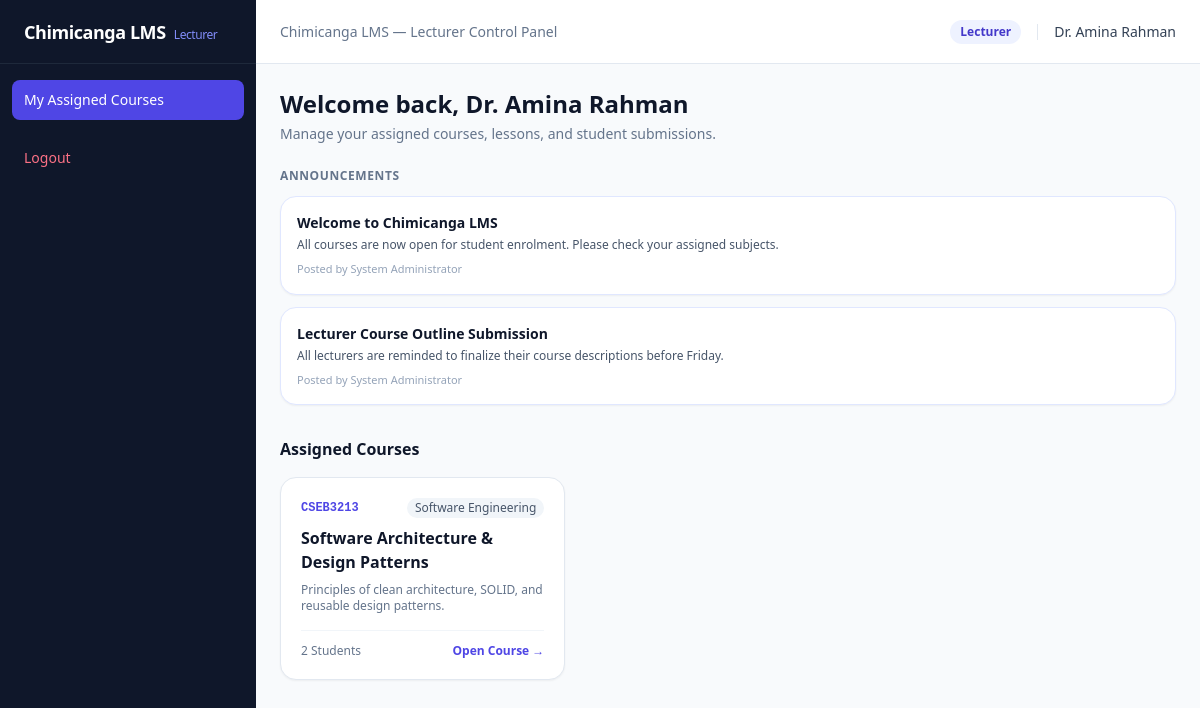
Page /index.php (signed in) on the earlier database version.
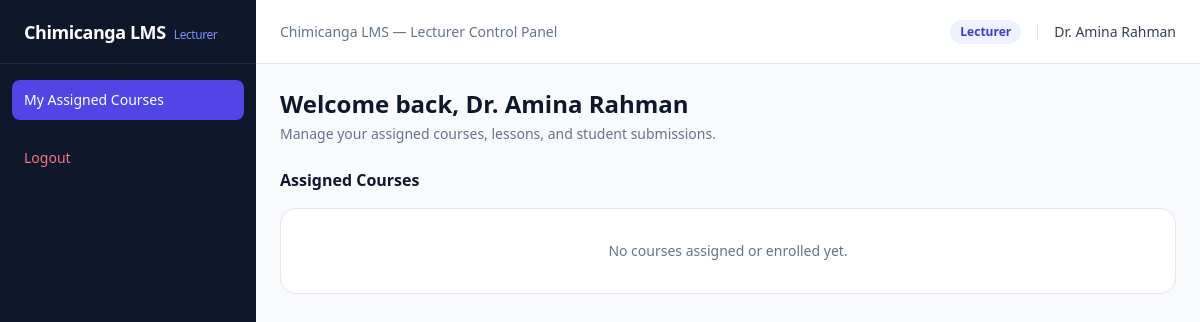
Same page on the later database version.
### tables this page shows
CREATE TABLE `announcements` (
  `announcement_id` INT UNSIGNED AUTO_INCREMENT PRIMARY KEY,
  `created_by` INT UNSIGNED NOT NULL,
  `title` VARCHAR(180) NOT NULL,
  `body` TEXT NOT NULL,
  `target_role` ENUM('all', 'student', 'lecturer') NOT NULL DEFAULT 'all',
  `status` ENUM('draft', 'published') NOT NULL DEFAULT 'draft',
  `published_at` TIMESTAMP NULL,
  `created_at` TIMESTAMP DEFAULT CURRENT_TIMESTAMP,
  CONSTRAINT `fk_ann_user` FOREIGN KEY (`created_by`) REFERENCES `users`(`user_id`) ON DELETE CASCADE
);

CREATE TABLE `users` (
  `user_id` INT UNSIGNED AUTO_INCREMENT PRIMARY KEY,
  `staff_student_id` VARCHAR(30) NOT NULL UNIQUE,
  `full_name` VARCHAR(120) NOT NULL,
  `email` VARCHAR(150) NOT NULL UNIQUE,
  `password_hash` VARCHAR(255) NOT NULL,
  `role` ENUM('admin', 'lecturer', 'student') NOT NULL DEFAULT 'student',
  `department` VARCHAR(100) NULL,
  `phone` VARCHAR(30) NULL,
  `profile_photo` VARCHAR(255) NULL,
  `status` ENUM('active', 'inactive') NOT NULL DEFAULT 'active',
  `must_change_password` TINYINT(1) NOT NULL DEFAULT 0,
  `created_at` TIMESTAMP DEFAULT CURRENT_TIMESTAMP
);

CREATE TABLE `courses` (
  `course_id` INT UNSIGNED AUTO_INCREMENT PRIMARY KEY,
  `category_id` INT UNSIGNED NULL,
  `course_code` VARCHAR(25) NOT NULL UNIQUE,
  `title` VARCHAR(180) NOT NULL,
  `description` TEXT NULL,
  `credit_hours` TINYINT UNSIGNED NOT NULL DEFAULT 3,
  `status` ENUM('draft', 'published', 'archived') NOT NULL DEFAULT 'draft',
  `created_at` TIMESTAMP DEFAULT CURRENT_TIMESTAMP,
  CONSTRAINT `fk_courses_category` FOREIGN KEY (`category_id`) REFERENCES `categories`(`category_id`) ON DELETE SET NULL
);

CREATE TABLE `categories` (
  `category_id` INT UNSIGNED AUTO_INCREMENT PRIMARY KEY,
  `name` VARCHAR(100) NOT NULL UNIQUE,
  `description` TEXT NULL,
  `status` ENUM('active', 'inactive') NOT NULL DEFAULT 'active',
  `created_at` TIMESTAMP DEFAULT CURRENT_TIMESTAMP
);

### includes/auth_guard.php (called while the page is built, shortened)
<?php
require_once __DIR__ . '/../config/db.php';
$stmt = $pdo->prepare("SELECT * FROM users WHERE user_id = ? AND status = 'active'");
$stmt->execute([$_SESSION['user_id']]);
$currentUser = $stmt->fetch();

### index.php (the view, shortened to what this page needs)
<?php
require_once __DIR__ . '/includes/header.php';
$uid = (int) $currentUser['user_id'];
$role = $currentUser['role'];
if ($role === 'lecturer') {
    $stmt = $pdo->prepare("
        SELECT c.*, cat.name AS category_name,
               (SELECT COUNT(*) FROM enrolments e WHERE e.course_id = c.course_id AND e.status = 'enrolled') AS student_count
        FROM courses c
        JOIN course_lecturers cl ON c.course_id = cl.course_id
        LEFT JOIN categories cat ON c.category_id = cat.category_id
        WHERE cl.lecturer_id = ?
        ORDER BY c.course_code ASC
    ");
    $stmt->execute([$uid]);
    $myCourses = $stmt->fetchAll();
}
$annStmt = $pdo->prepare("
    SELECT a.*, u.full_name AS author_name
    FROM announcements a
    JOIN users u ON a.created_by = u.user_id
    WHERE a.status = 'published' AND a.target_role IN ('all', ?)
    ORDER BY a.published_at DESC LIMIT 5
");
$annStmt->execute([$role]);
$announcements = $annStmt->fetchAll();
?>
<div class="mb-6">
    <h1 class="text-2xl font-bold text-slate-900">Welcome back, <?= htmlspecialchars($currentUser['full_name']) ?></h1>
    <p class="text-sm text-slate-500 mt-1"><?= $role === 'lecturer' ? 'Manage your assigned courses, lessons, and student submissions.' : 'Access your enrolled courses, lessons, and assignments.' ?></p>
</div>
<?php if (!empty($announcements)): ?>
    <div class="mb-8 space-y-3">
        <h2 class="text-xs font-bold uppercase tracking-wider text-slate-500">Announcements</h2>
        <?php foreach ($announcements as $ann): ?>
            <div class="bg-white border border-indigo-100 rounded-2xl p-4 shadow-sm">
                <div class="font-bold text-slate-900 text-sm"><?= htmlspecialchars($ann['title']) ?></div>
                <p class="text-xs text-slate-600 mt-1"><?= htmlspecialchars($ann['body']) ?></p>
                <p class="text-[11px] text-slate-400 mt-2">Posted by <?= htmlspecialchars($ann['author_name']) ?></p>
            </div>
        <?php endforeach; ?>
    </div>
<?php endif; ?>
<h2 class="text-base font-bold text-slate-900 mb-4"><?= $role === 'lecturer' ? 'Assigned Courses' : 'Enrolled Courses' ?></h2>
<?php if (empty($myCourses)): ?>
    <div class="bg-white rounded-2xl border border-slate-200 p-8 text-center text-sm text-slate-500">
        No courses assigned or enrolled yet.
    </div>
<?php else: ?>
    <div class="grid grid-cols-1 md:grid-cols-2 lg:grid-cols-3 gap-5">
        <?php foreach ($myCourses as $c): ?>
            <div class="bg-white rounded-2xl border border-slate-200 p-5 shadow-sm flex flex-col justify-between">
                <div>
                    <div class="flex items-center justify-between text-xs mb-2">
                        <span class="font-mono font-bold text-indigo-600"><?= htmlspecialchars($c['course_code']) ?></span>
                        <span class="px-2 py-0.5 rounded-full bg-slate-100 text-slate-600"><?= htmlspecialchars($c['category_name'] ?? 'General') ?></span>
                    </div>
                    <h3 class="font-bold text-slate-900 text-base"><?= htmlspecialchars($c['title']) ?></h3>
                    <p class="text-xs text-slate-500 mt-2 line-clamp-2"><?= htmlspecialchars($c['description'] ?? '') ?></p>
                </div>
                <div class="mt-4 pt-3 border-t border-slate-100 flex items-center justify-between">
                    <span class="text-xs text-slate-500">
                        <?= $role === 'lecturer' ? ((int)$c['student_count'] . ' Students') : ('Lecturer: ' . htmlspecialchars($c['lecturers'] ?? 'TBA')) ?>
                    </span>
                    <a href="course.php?id=<?= (int)$c['course_id'] ?>" class="text-xs font-semibold text-indigo-600 hover:underline">
                        Open Course &rarr;
                    </a>
                </div>
            </div>
        <?php endforeach; ?>
    </div>
<?php endif; ?>
<?php require_once __DIR__ . '/includes/footer.php'; ?>

Differences in the rows shown:
removed announcements: title "Welcome to Chimicanga LMS", body "All courses are now open for student enrolment. Please check your assigned subjects.", created_by.full_name "System Administrator"
removed announcements: title "Lecturer Course Outline Submission", body "All lecturers are reminded to finalize their course descriptions before Friday.", created_by.full_name "System Administrator"
removed courses: course_code "CSEB3213", category.name "Software Engineering", title "Software Architecture & Design Patterns", description "Principles of clean architecture, SOLID, and reusable design patterns.", student_count "2"
Other differences:
text no longer shown: "ANNOUNCEMENTS"
text now shown: "No courses assigned or enrolled yet."
